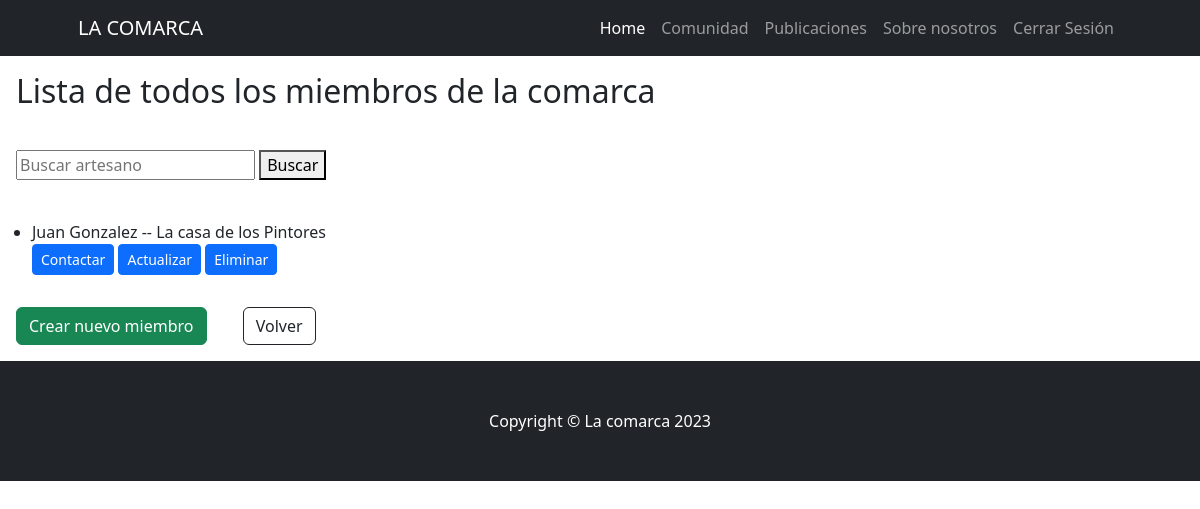
The app's page /comunidad/miembro_list/ (signed in) with its own data.
### comunidad/models.py (models this page shows, shortened)
class Miembro(models.Model):
    nombre = models.CharField(max_length=50)
    apellido = models.CharField(max_length=50)
    nacimiento = models.DateField(null=True)
    profesion = models.CharField(max_length=50)
    email = models.EmailField(unique=True)
    casa_comarca = models.ForeignKey(CasasComunidad, on_delete=models.SET_NULL,null=True,blank=True, verbose_name="Hogar en la comarca")
    class Meta:
        verbose_name = "Miembro"
        verbose_name_plural = "Miembros"

class CasasComunidad(models.Model):
    nombre_casa = models.CharField(max_length=50)
    descripcion = models.CharField(max_length=500)
    def __str__(self):
        return self.nombre_casa
    class Meta:
        verbose_name = "Casa"
        verbose_name_plural = "Casas"

### comunidad/views.py (the view)
# urls.py: path("miembro_list/", views.MiembroList.as_view(), name="miembro_list"),
class MiembroList(ListView):
    model = models.Miembro
    def get_queryset(self):
        consulta = self.request.GET.get("buscar")
        if consulta:
            object_list = models.Miembro.objects.filter(nombre__icontains=consulta)
        else:
            object_list = models.Miembro.objects.all()
        return object_list

### comunidad/templates/comunidad/miembro_list.html (shortened to what this page needs)
{% extends 'home/base.html' %}
{% block content %}
<body>
    <h2 class="m-3 ">Lista de todos los miembros de la comarca</h2>
    <div class="py-4 m-3">
        <form action="" method="get">
            <input type="text" name="buscar" placeholder="Buscar artesano">
            <button type="submit">Buscar</button>
        </form>
    </div>
    <ul>
        {% for miembro in object_list %}
            <li>{{miembro.nombre}} {{miembro.apellido}} -- {{miembro.casa_comarca}}</li>
            <div class="card-footer"><a class="btn btn-primary btn-sm" href="{% url 'comunidad:miembro_detail' miembro.id %}">Contactar</a>
                {% if user.is_authenticated %}
                <a class="btn btn-primary btn-sm" href="{% url 'comunidad:miembro_update' miembro.id %}">Actualizar</a>
                <a class="btn btn-primary btn-sm" href="{% url 'comunidad:miembro_delete' miembro.id %}">Eliminar</a>
                {% endif %}
            </div>
        {% endfor %}
    </ul>
    <a class="btn btn-success m-3" href="{% url 'comunidad:miembro_create' %}">Crear nuevo miembro</a>
    <a class="btn btn-outline-dark m-3 m-3" href="{% url 'comunidad:index' %}">Volver</a>
</body>
{% endblock content %}

### records on screen
Miembro: nombre "Juan", apellido "Gonzalez", casa_comarca "La casa de los Pintores"
